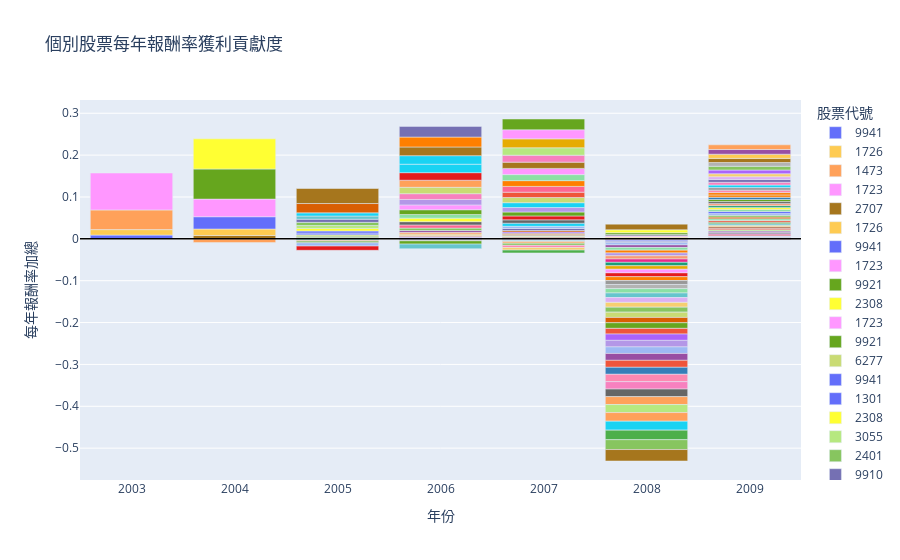

Notebook code cell kept with this figure:
### Code cell
_,_=rep_collecs.reports['原始條件_有本益比'].calc_returns_contrib()
